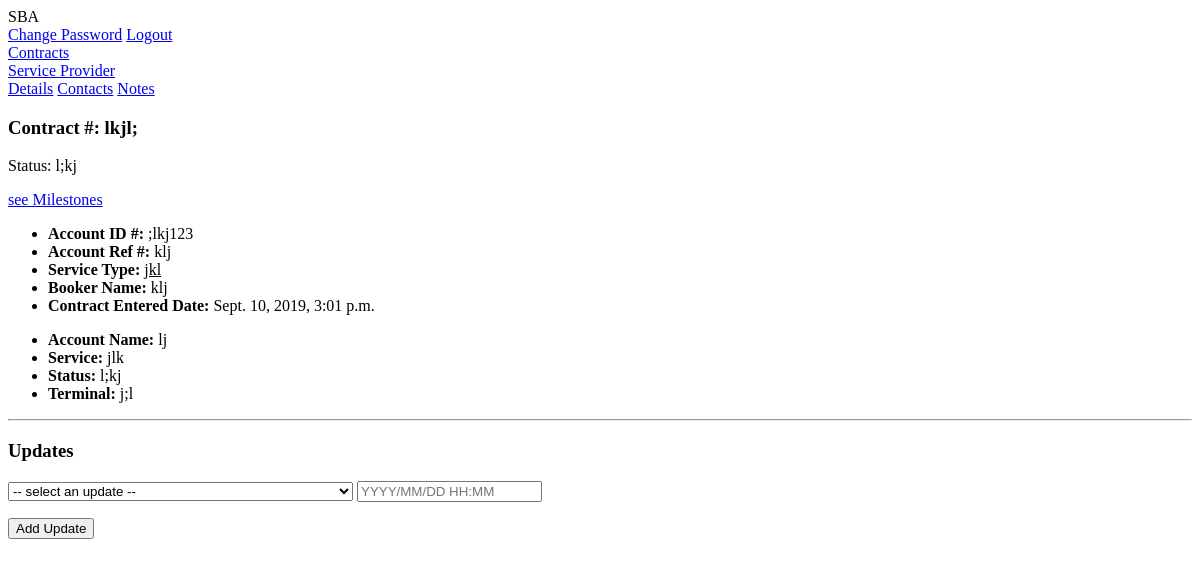
/contracts/1/, run on an earlier commit of the app's database.
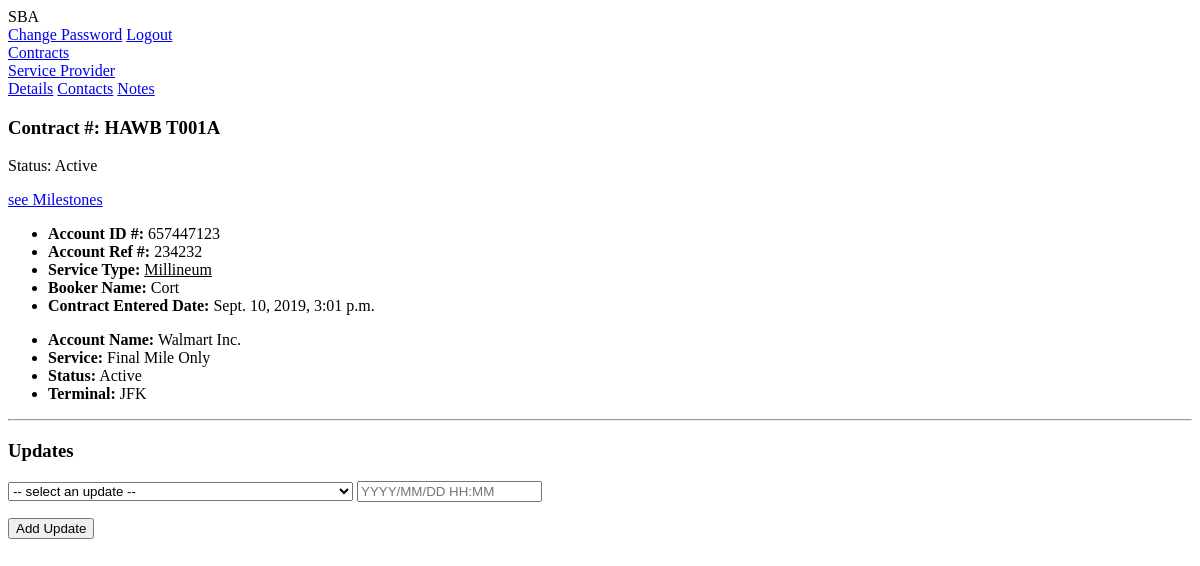
And on a later commit of the database.
### service_providers/models.py (models this page shows)
class Contract(models.Model):
    num = models.CharField(max_length=30)
    terminal = models.CharField(max_length=25)
    service = models.CharField(max_length=15)  # "First Mile" or "Final Mile"
    service_type = models.CharField(max_length=25)  # "signature plus"
    service_provider = models.CharField(max_length=80)
    consignee_name = models.CharField(max_length=35)
    eta_dock = models.DateTimeField(blank=True, null=True)
    dock_confirmed = models.BooleanField(default=False)
    appointment_confirmed = models.BooleanField(default=False)
    delivery_confirmed = models.BooleanField(default=False)
    time_added = models.DateTimeField(default=datetime.now)
    deadline = models.DateTimeField(blank=True, null=True)
    account_id_num = models.CharField(max_length=25)
    account_name = models.CharField(max_length=25)
    account_ref_num = models.CharField(max_length=20)
    booker_name = models.CharField(max_length=35)
    status = models.CharField(max_length=20)
    latest_update = models.CharField(max_length=100, blank=True, null=True)
    is_canceled = models.BooleanField(default=False)

### service_providers/views.py (the view, shortened to what this page needs)
# urls.py: path('contracts/<int:contract_id>/', spViews.contractsDetailsView,
def contractsDetailsView(req, contract_id):
    if req.method == "GET":
        contract = Contract.objects.get(id=contract_id)
        return render(req, 'contracts_details.html', {'contract': contract})

### service_providers/templates/contracts_details.html (shortened to what this page needs)
{% extends 'partials/sp_base.html' %}
{% block content %}
<div class="contracts-details-header sp-body">
    <div class="contracts-details-header-main">
        <h3>Contract #: {{ contract.num }}</h3>
        <p>Status: <span>{{ contract.status }}</span></p>
        <p><a href="{% url 'sp:milestones' contract.id %}">see Milestones</a></p>
    </div>
    <div class="contracts-details-header-minor">
        <div class="row">
            <div class="col-6">
                <ul>
                    <li><b>Account ID #:</b> {{ contract.account_id_num }}123</li>
                    <li><b>Account Ref #:</b> {{ contract.account_ref_num }}</li>
                    <li><b>Service Type:</b> <u>{{ contract.service_type }}</u></li>
                    <li><b>Booker Name:</b> {{ contract.booker_name }}</li>
                    <li><b>Contract Entered Date:</b> {{ contract.time_added }}</li>
                </ul>
            </div>
            <div class="col-6">
                <ul>
                    <li><b>Account Name:</b> {{ contract.account_name }}</li>
                    <li><b>Service:</b> {{ contract.service }}</li>
                    <li><b>Status:</b> {{ contract.status }}</li>
                    <li><b>Terminal:</b> {{ contract.terminal }}</li>
                </ul>
            </div>
        </div>
    </div>
    <hr>
    <div class="contracts-update">
        <h3>Updates</h3>
        <form method="POST" enctype="multipart/form-data">{% csrf_token %}
            <select name="update-event" id="update-select" onchange="updateFormChanged();">
                <option value="">-- select an update --</option>
            </select>
            <input type="text" id="update-datetime" name="update-datetime" placeholder="YYYY/MM/DD HH:MM" required>
            <p><input type="submit" class="btn btn-primary margin-top-tiny" value="Add Update"></p>
        </form>
    </div>
</div>
{% endblock %}

What changed in the data, as far as the page shows it:
changed Contract: num "lkjl;" → "HAWB T001A"; status "l;kj" → "Active"; account_id_num ";lkj" → "657447"; account_ref_num "klj" → "234232"; service_type "jkl" → "Millineum"; booker_name "klj" → "Cort"; account_name "lj" → "Walmart Inc."; service "jlk" → "Final Mile Only"; terminal "j;l" → "JFK"
